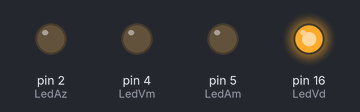
Bench run of a sketch on a simulated Arduino Uno, built with avr-gcc and run on an emulated ATmega328P. Shown: output pins drawn as LEDs (lit = HIGH). What the sketch prints to the serial monitor is not drawn.

Above: at 2.02 s.
At 2.77 s:
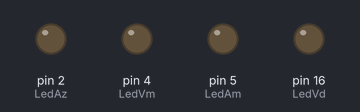
At 3.47 s:
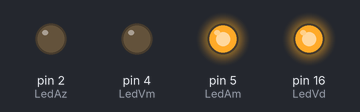
At 4.17 s:
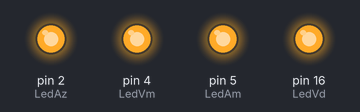
At 4.92 s:
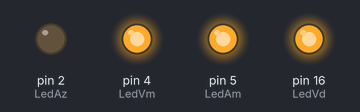
Timing chart, 0 to 5.2 s (numbered marks = the images above):
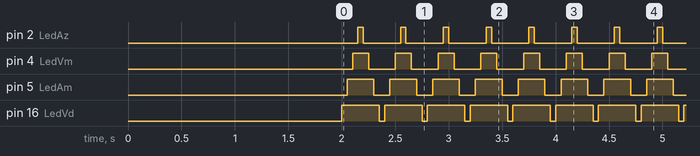

The sketch:

00-LD_Leds_seq.ino
```cpp
// Define o pino dos LEDs
#define LedVd 16 //DO
#define LedAm 5 //D1
#define LedVm 4 //D2
#define LedAz 2 //D4
#define Botao1 0//D3
#define Botao2 5 //D5


String st1; // Variável String
boolean leds = 0;

void setup()
{
  Serial.begin(9600); //Set da velocidade 9600 bps

  pinMode(Botao1, INPUT_PULLUP); //
  pinMode(Botao2, INPUT_PULLUP); //

  pinMode(LedVd, OUTPUT); // Define LED como Saida
  digitalWrite(LedVd, LOW); // Desliga o LED

  pinMode(LedAm, OUTPUT); // Define LED como Saida
  digitalWrite(LedAm, LOW); // Desliga o LED

  pinMode(LedVm, OUTPUT); // Define LED como Saida
  digitalWrite(LedVm, LOW); // Desliga o LED

  pinMode(LedAz, OUTPUT); // Define LED como Saida
  digitalWrite(LedAz, LOW); // Desliga o LED

  Serial.println();
  Serial.println("4 LEDS + 2 Botoes"); // Imprime na Serial
  delay(2000);
}
void loop()
{

  digitalWrite(LedVd, HIGH);
  delay(50);
  digitalWrite(LedAm, HIGH);
  delay(50);
  digitalWrite(LedVm, HIGH);
  delay(50);
  digitalWrite(LedAz, HIGH);
  delay(50);
  digitalWrite(LedAz, LOW);
  delay(50);
  digitalWrite(LedVm, LOW);
  delay(50);
  digitalWrite(LedAm, LOW);
  delay(50);
  digitalWrite(LedVd, LOW);
  delay(50);

}
```

Measured:
- by itself, pin 2 (LedAz): alternates HIGH for 0.05 s and LOW for 0.35 s
- by itself, pin 4 (LedVm): alternates HIGH for 0.15 s and LOW for 0.25 s
- by itself, pin 5 (LedAm): alternates HIGH for 0.25 s and LOW for 0.15 s
- by itself, pin 16 (LedVd): alternates HIGH for 0.35 s and LOW for 0.05 s
